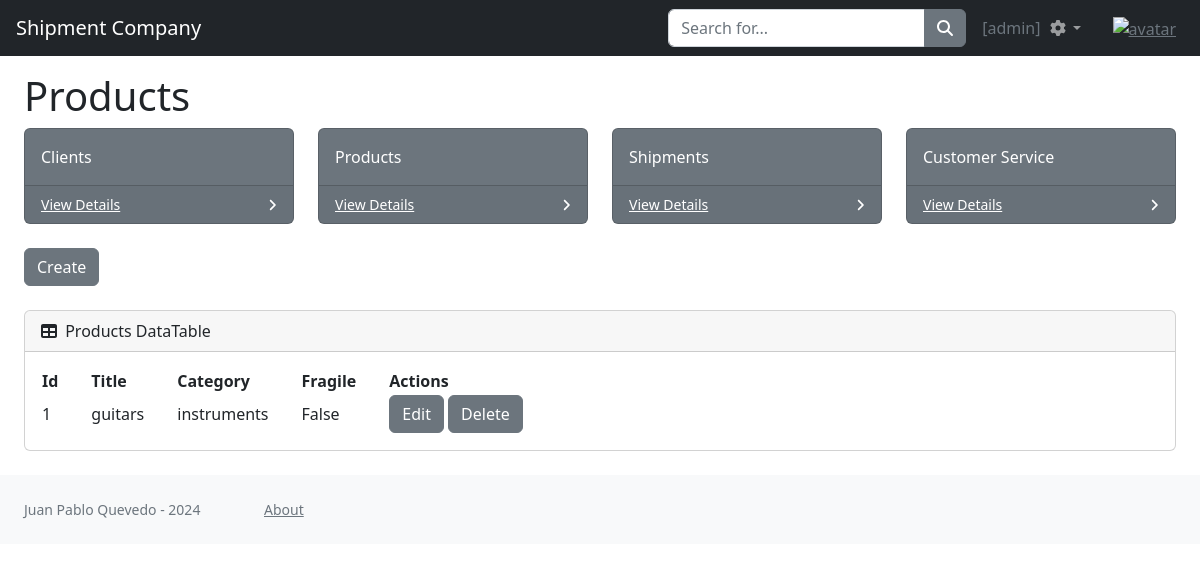
/products (signed in), run on the app's committed database.
### entities/models.py (models this page shows, shortened)
class Product(models.Model):
    title = models.CharField(max_length=15)
    category = models.CharField(max_length=15)
    fragile = models.BooleanField()
    class Meta:
        ordering = ["title"]

### entities/views.py (the view)
# urls.py: path('products', products, name='products'),
@login_required
def products(request):
    context = {'products': Product.objects.all()}
    return render(request, 'entities/products.html', context)

### entities/templates/entities/products.html
{% extends 'entities/index.html' %}
{% load static %}
{% block title %}
    <div id="layoutSidenav_content">
        <main>
            <div class="container-fluid px-4">
                <h1 style="margin-top: 4.5rem">Products</h1>
                <div class="row">
                    <div class="col-xl-3 col-md-6">
                        <div class="card bg-secondary text-white mb-4">
                            <div class="card-body">Clients</div>
                            <div class="card-footer d-flex align-items-center justify-content-between">
                                <a class="small text-white stretched-link" href="{% url 'clients' %}">View Details</a>
                                <div class="small text-white"><i class="fas fa-angle-right"></i></div>
                            </div>
                        </div>
                    </div>
                    <div class="col-xl-3 col-md-6">
                        <div class="card bg-secondary text-white mb-4">
                            <div class="card-body">Products</div>
                            <div class="card-footer d-flex align-items-center justify-content-between">
                                <a class="small text-white stretched-link" href="{% url 'products' %}">View Details</a>
                                <div class="small text-white"><i class="fas fa-angle-right"></i></div>
                            </div>
                        </div>
                    </div>
                    <div class="col-xl-3 col-md-6">
                        <div class="card bg-secondary text-white mb-4">
                            <div class="card-body">Shipments</div>
                            <div class="card-footer d-flex align-items-center justify-content-between">
                                <a class="small text-white stretched-link" href="{% url 'shipments' %}">View Details</a>
                                <div class="small text-white"><i class="fas fa-angle-right"></i></div>
                            </div>
                        </div>
                    </div>
                    <div class="col-xl-3 col-md-6">
                        <div class="card bg-secondary text-white mb-4">
                            <div class="card-body">Customer Service</div>
                            <div class="card-footer d-flex align-items-center justify-content-between">
                                <a class="small text-white stretched-link" href="#">View Details</a>
                                <div class="small text-white"><i class="fas fa-angle-right"></i></div>
                            </div>
                        </div>
                    </div>
                </div>
            </div>
        </main>
    </div>
{% endblock title %}
{% block content %}
    <div id="layoutSidenav_content">
        <main>
            <div class="container-fluid px-4">
                <div class="mb-4">
                    <button class="btn btn-secondary" id="btnNavbarSearch" type="button">
                        <a class="dropdown-item" href="{% url 'productForm' %}">Create</a>
                    </button>
                </div>
                <div class="card mb-4">
                    <div class="card-header">
                        <i class="fas fa-table me-1"></i>
                        Products DataTable
                    </div>
                    <div class="card-body">
                        <table id="datatablesSimple">
                            <thead>
                                <tr>
                                    <th style="padding-right: 2rem">Id</th>
                                    <th style="padding-right: 2rem">Title</th>
                                    <th style="padding-right: 2rem">Category</th>
                                    <th style="padding-right: 2rem">Fragile</th>
                                    <th style="padding-right: 2rem">Actions</th>
                                </tr>
                            </thead>
                            <tbody>
                                {% for p in products %}
                                    <tr>
                                        <td style="padding-right: 2rem">{{ p.id }}</td>
                                        <td style="padding-right: 2rem">{{ p.title }}</td>
                                        <td style="padding-right: 2rem">{{ p.category }}</td>
                                        <td style="padding-right: 2rem">{{ p.fragile }}</td>
                                        <td style="padding-right: 2rem">
                                            <button class="btn btn-secondary" id="btnNavbarSearch" type="button" class="fas fa-edit">
                                                <a class="dropdown-item" href="{% url 'productUpdate' p.id %}">Edit</a>
                                            </button>
                                            <button class="btn btn-secondary" id="btnNavbarSearch" type="button" class="fas fa-trash">
                                                <a class="dropdown-item" href="{% url 'productDelete' p.id %}">Delete</a>
                                            </button>
                                        </td>
                                    </tr>
                                    {% endfor %}
                                </tbody>
                        </table>
                    </div>
                </div>
            </div>
        </main>
    </div>
{% endblock content %}

### entities/templates/entities/index.html (shortened to what this page needs)
<!DOCTYPE html>
<html lang="en">
    <head>
        {% load static %}
        <link href="https://cdn.jsdelivr.net/npm/simple-datatables@7.1.2/dist/style.min.css" rel="stylesheet" />
        <link href="{% static 'css/styles.css' %}" rel="stylesheet" />
    </head>
    <body class="sb-nav-fixed">
        <nav class="sb-topnav navbar navbar-expand navbar-dark bg-dark">
            <a class="navbar-brand ps-3" href="{% url 'home' %}">Shipment Company</a>
            {% if user.is_authenticated %}
            <form class="d-none d-md-inline-block form-inline ms-auto me-0 me-md-3 my-2 my-md-0">
                <div class="input-group">
                    <input class="form-control" type="text" placeholder="Search for..." aria-label="Search for..." aria-describedby="btnNavbarSearch" />
                    <button class="btn btn-secondary" id="btnNavbarSearch" type="button"><i class="fas fa-search"></i></button>
                </div>
            </form>
            <div class="text-muted">[{{ user.username }}]</div>
            <ul class="navbar-nav ms-auto ms-md-0 me-3 me-lg-4">
                <li class="nav-item dropdown">
                    <a class="nav-link dropdown-toggle" id="navbarDropdown" href="#" role="button" data-bs-toggle="dropdown" aria-expanded="false"><i class="fas fa-cog fa-fw"></i></a>
                </li>
            </ul>
            <div class="text-center" style="margin-right: 24px">
                <a href="{% url 'add_avatar' %}">
                    <img src="{{ request.session.avatar }}" height="32px" weight="32px" alt="avatar"/>
                </a>
            </div>
            {% endif %}
        </nav>
        {% block title %}{% endblock title %}
        {% block content %}
        {% endblock content %}
        <div id="layoutSidenav_content">
            <footer class="py-4 bg-light mt-auto">
                <div class="container-fluid px-4">
                    <div class="d-flex align-items-center justify-content-start small">
                        <div class="text-muted" style="width: 15rem">Juan Pablo Quevedo - 2024</div>
                        <a class="text-muted" style="align-self: top" href="{% url 'about' %}">About</a>
                    </div>
                </div>
            </footer>
        </div>
    </body>
</html>

### data on the page
Product: id "1", title "guitars", category "instruments", fragile "False"

### other printed values
{{ user.username }} "admin"
